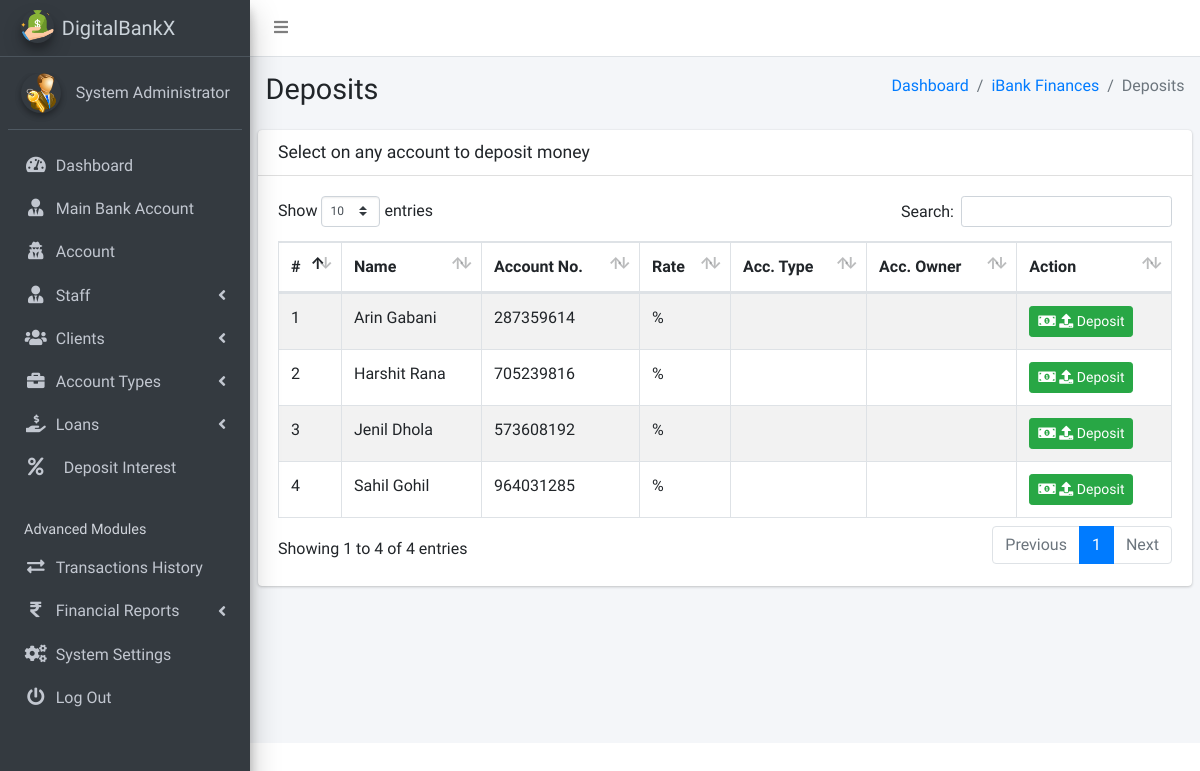
Screenshot of /admin/pages_deposits.php (signed in) with the database file from the repository.
### tables this page shows
CREATE TABLE `ib_systemsettings` (
  `id` int(20) NOT NULL,
  `sys_name` longtext NOT NULL,
  `sys_tagline` longtext NOT NULL,
  `sys_logo` varchar(200) NOT NULL,
  `is_active` tinyint(1) NOT NULL DEFAULT 1
);

CREATE TABLE `ib_admin` (
  `admin_id` int(11) NOT NULL,
  `name` varchar(200) NOT NULL,
  `email` varchar(200) NOT NULL,
  `number` varchar(200) NOT NULL,
  `password` varchar(200) NOT NULL,
  `profile_pic` varchar(200) NOT NULL,
  `is_active` tinyint(1) NOT NULL DEFAULT 1,
  `otp` varchar(6) DEFAULT NULL,
  `otp_expiry` datetime DEFAULT NULL
);

CREATE TABLE `ib_bankaccounts` (
  `account_id` int(20) NOT NULL,
  `acc_name` varchar(200) NOT NULL,
  `account_number` varchar(200) NOT NULL,
  `acc_type_id` int(11) DEFAULT NULL,
  `acc_amount` decimal(10,2) NOT NULL,
  `client_id` int(10) UNSIGNED DEFAULT NULL,
  `created_at` timestamp(6) NOT NULL DEFAULT current_timestamp(6) ON UPDATE current_timestamp(6),
  `is_active` tinyint(1) NOT NULL DEFAULT 1
);

### admin/pages_deposits.php (the view, shortened to what this page needs)
<?php
include('conf/checklogin.php');
?>
<!DOCTYPE html>
<html>
<?php include("dist/_partials/head.php"); ?>
<body class="hold-transition sidebar-mini layout-fixed layout-navbar-fixed">
  <div class="wrapper">
    <?php include("dist/_partials/nav.php"); ?>
    <?php include("dist/_partials/sidebar.php"); ?>
    <div class="content-wrapper">
      <section class="content-header">
        <div class="container-fluid">
          <div class="row mb-2">
            <div class="col-sm-6">
              <h1>Deposits</h1>
            </div>
            <div class="col-sm-6">
              <ol class="breadcrumb float-sm-right">
                <li class="breadcrumb-item"><a href="pages_dashboard.php">Dashboard</a></li>
                <li class="breadcrumb-item"><a href="pages_deposits">iBank Finances</a></li>
                <li class="breadcrumb-item active">Deposits</li>
              </ol>
            </div>
          </div>
        </div>
      </section>
      <section class="content">
        <div class="row">
          <div class="col-12">
            <div class="card">
              <div class="card-header">
                <h3 class="card-title">Select on any account to deposit money</h3>
              </div>
              <div class="card-body">
                <table id="example1" class="table table-hover table-bordered table-striped">
                  <thead>
                    <tr>
                      <th>#</th>
                      <th>Name</th>
                      <th>Account No.</th>
                      <th>Rate</th>
                      <th>Acc. Type</th>
                      <th>Acc. Owner</th>
                      <th>Action</th>
                    </tr>
                  </thead>
                  <tbody>
                    <?php
                    $ret = "SELECT * FROM  iB_bankAccounts ";
                    $stmt = $mysqli->prepare($ret);
                    $stmt->execute();
                    $res = $stmt->get_result();
                    $cnt = 1;
                    while ($row = $res->fetch_object()) {
                    ?>
                      <tr>
                        <td><?php echo $cnt; ?></td>
                        <td><?php echo $row->acc_name; ?></td>
                        <td><?php echo $row->account_number; ?></td>
                        <td><?php echo $row->acc_rates; ?>%</td>
                        <td><?php echo $row->acc_type; ?></td>
                        <td><?php echo $row->client_name; ?></td>
                        <td>
                          <a class="btn btn-success btn-sm" href="pages_deposit_money.php?account_id=<?php echo $row->account_id; ?>&account_number=<?php echo $row->account_number; ?>&client_id=<?php echo $row->client_id; ?>">
                            <i class="fas fa-money-bill-alt"></i>
                            <i class="fas fa-upload"></i>
                            Deposit
                          </a>
                        </td>
                      </tr>
                    <?php $cnt = $cnt + 1;
                    } ?>
                </table>
              </div>
            </div>
          </div>
        </div>
      </section>
    </div>
  </div>
</body>
</html>

### admin/dist/_partials/sidebar.php (shortened to what this page needs)
<?php
function isActive($pages = []) {
    $currentPage = basename($_SERVER['PHP_SELF']);
    return in_array($currentPage, $pages);
}
?>
<aside class="main-sidebar sidebar-dark-primary elevation-4">
    <?php
    $currentPage = basename($_SERVER['PHP_SELF']);
    $admin_id = $_SESSION['admin_id'];
    $query = "SELECT * FROM iB_admin WHERE admin_id = ?";
    $stmt = $mysqli->prepare($query);
    $stmt->bind_param('i', $admin_id);
    $stmt->execute();
    $res = $stmt->get_result();
    while ($row = $res->fetch_object()) {
        $profile_picture = $row->profile_pic
            ? "<img src='../admin/dist/img/$row->profile_pic' class='img-fluid rounded-circle elevation-2' alt='User Image' style='width: 40px; height: 40px; object-fit: cover;'>"
            : "<img src='../admin/dist/img/user_icon.png' class='img-fluid rounded-circle elevation-2' alt='User Image' style='width: 40px; height: 40px; object-fit: cover;'>";
        $sys_query = "SELECT * FROM iB_SystemSettings";
        $stmt = $mysqli->prepare($sys_query);
        $stmt->execute();
        $sys_res = $stmt->get_result();
        while ($sys = $sys_res->fetch_object()) {
    ?>
            <a href="pages_dashboard.php" class="brand-link text-light">
                <img src="dist/img/<?php echo $sys->sys_logo; ?>" alt="Logo" class="brand-image img-circle elevation-3">
                <span class="brand-text font-weight-light"><?php echo $sys->sys_name; ?></span>
            </a>
            <div class="sidebar">
                <div class="user-panel mt-3 pb-3 mb-3 d-flex align-items-center">
                    <div class="image"><?php echo $profile_picture; ?></div>
                    <div class="info">
                        <a href="#" class="d-block"><?php echo $row->name; ?></a>
                    </div>
                </div>
                <nav class="mt-2">
                    <ul class="nav nav-pills nav-sidebar flex-column" data-widget="treeview" role="menu">
                        <li class="nav-item">
                            <a href="pages_dashboard.php" class="nav-link <?php echo $currentPage == 'pages_dashboard.php' ? 'active' : ''; ?>">
                                <i class="nav-icon fas fa-tachometer-alt"></i>
                                <p>Dashboard</p>
                            </a>
                        </li>
                        <li class="nav-item">
                            <a href="pages_bank_main_account.php" class="nav-link <?php echo $currentPage == 'pages_bank_main_account.php' ? 'active' : ''; ?>">
                                <i class="nav-icon fas fa-user-tie"></i>
                                <p>Main Bank Account</p>
                            </a>
                        </li>
                        <li class="nav-item">
                            <a href="pages_account.php" class="nav-link <?php echo $currentPage == 'pages_account.php' ? 'active' : ''; ?>">
                                <i class="nav-icon fas fa-user-secret"></i>
                                <p>Account</p>
                            </a>
                        </li>
                        <li class="nav-item has-treeview <?php echo isActive(['pages_add_staff.php', 'pages_manage_staff.php']) ? 'menu-open' : ''; ?>">
    <a href="#" class="nav-link <?php echo isActive(['pages_add_staff.php', 'pages_manage_staff.php']) ? 'active' : ''; ?>">
        <i class="nav-icon fas fa-user-tie"></i>
        <p>Staff <i class="fas fa-angle-left right"></i></p>
    </a>
</li>
                       <li class="nav-item has-treeview <?php echo isActive(['pages_manage_clients.php']) ? 'menu-open' : ''; ?>">
    <a href="#" class="nav-link <?php echo isActive(['pages_manage_clients.php']) ? 'active' : ''; ?>">
        <i class="nav-icon fas fa-users"></i>
        <p>Clients <i class="fas fa-angle-left right"></i></p>
    </a>
</li>
                        <li class="nav-item has-treeview <?php if (in_array($currentPage, ['pages_add_acc_type.php', 'pages_manage_accs.php', 'pages_manage_acc_openings.php'])) echo 'menu-open'; ?>">
                            <a href="#" class="nav-link">
                                <i class="nav-icon fas fa-briefcase"></i>
                                <p>Account Types <i class="fas fa-angle-left right"></i></p>
                            </a>
                        </li>
                        <li class="nav-item has-treeview <?php if (in_array($currentPage, ['pages_review_loan_list.php', 'pages_add_loan_types.php', 'pages_manage_loan_types.php'])) echo 'menu-open'; ?>">
                            <a href="#" class="nav-link">
                                <i class="nav-icon fas fa-hand-holding-usd"></i>
                                <p>Loans <i class="fas fa-angle-left right"></i></p>
                            </a>
                        </li>
                        <li class="nav-item">
                            <a href="deposit_interest.php" class="nav-link <?php echo $currentPage == 'deposit_interest.php' ? 'active' : ''; ?>">
                                <i class="nav-icon fas fa-percent"></i>
                                <p class="ml-2">Deposit Interest</p>
                            </a>
                        </li>
                        <li class="nav-header">Advanced Modules</li>
                        <li class="nav-item">
                            <a href="pages_transactions_engine.php" class="nav-link <?php echo $currentPage == 'pages_transactions_engine.php' ? 'active' : ''; ?>">
                                <i class="nav-icon fas fa-exchange-alt"></i>
                                <p>Transactions History</p>
                            </a>
                        </li>
                        <li class="nav-item has-treeview <?php if (in_array($currentPage, ['pages_financial_reporting_deposits.php', 'pages_financial_reporting_withdrawals.php', 'pages_financial_reporting_transfers.php'])) echo 'menu-open'; ?>">
                            <a href="#" class="nav-link">
                                <i class="nav-icon fas fa-rupee-sign"></i>
                                <p>Financial Reports <i class="fas fa-angle-left right"></i></p>
                            </a>
                        </li>
                        <li class="nav-item">
                            <a href="pages_system_settings.php" class="nav-link <?php echo $currentPage == 'pages_system_settings.php' ? 'active' : ''; ?>">
                                <i class="nav-icon fas fa-cogs"></i>
                                <p>System Settings</p>
                            </a>
                        </li>
                        <li class="nav-item">
                            <a href="pages_logout.php" class="nav-link">
                                <i class="nav-icon fas fa-power-off"></i>
                                <p>Log Out</p>
                            </a>
                        </li>
                    </ul>
                </nav>
            </div>
</aside>
<?php }
    }?>

### admin/dist/_partials/sidebar.php (style rules this page uses)
.user-panel .info, .nav-sidebar .nav-item > a { text-align: left; padding-left: 15px; }
.nav-sidebar .nav-item > a { cursor: pointer; }

### rows the page displays
ib_admin: name "System Administrator"
ib_systemsettings: sys_logo (picture), sys_name "DigitalBankX", ib_admin.profile_pic (picture)
ib_bankaccounts: acc_name "Arin Gabani", account_number "287359614"
ib_bankaccounts: acc_name "Harshit Rana", account_number "705239816"
ib_bankaccounts: acc_name "Jenil Dhola", account_number "573608192"
ib_bankaccounts: acc_name "Sahil Gohil", account_number "964031285"
